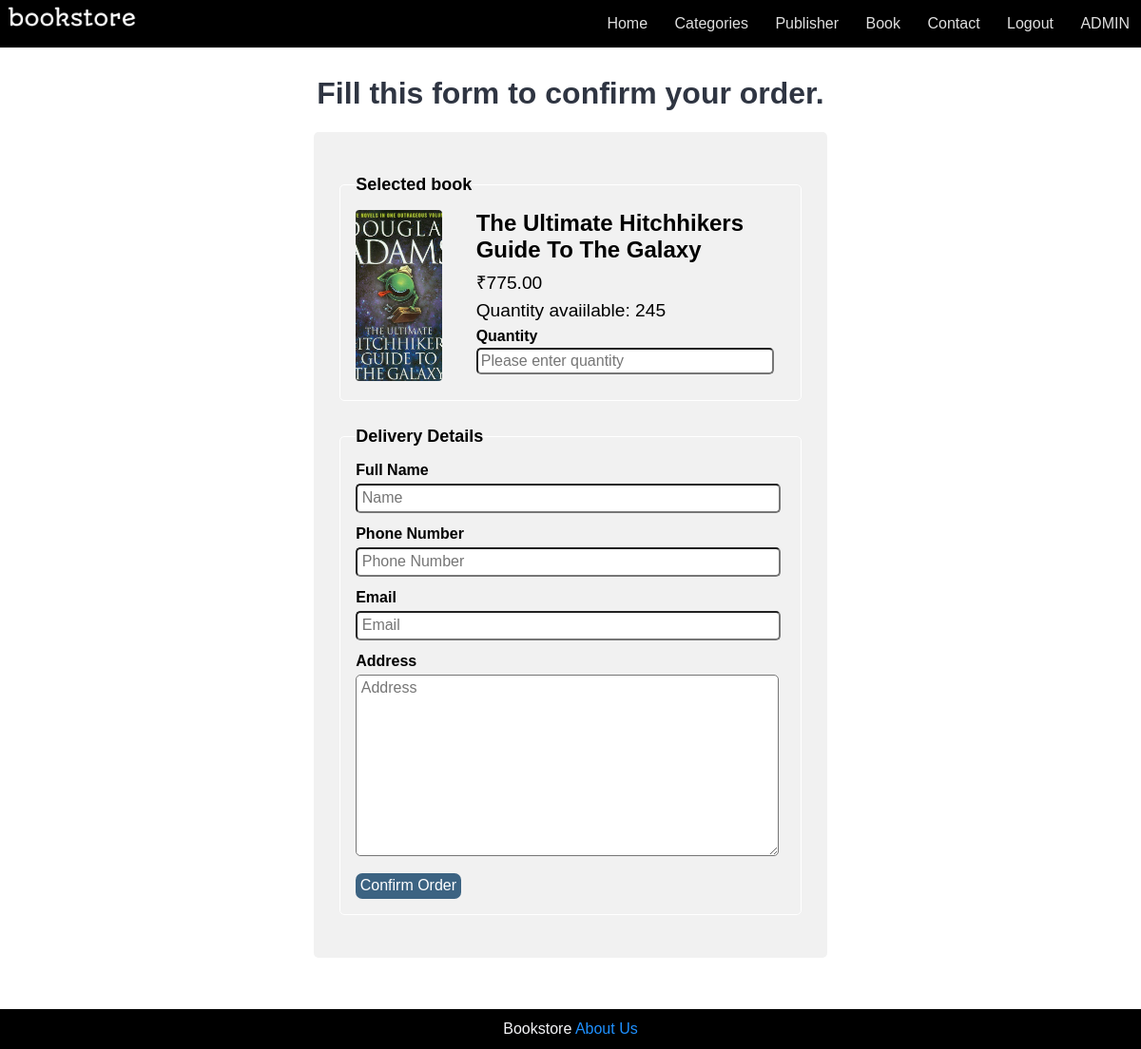
The app's page /order.php?book_id=22 (signed in) with its own data.
### tables this page shows
CREATE TABLE `tbl_book` (
  `id` int(10) UNSIGNED NOT NULL,
  `title` varchar(100) NOT NULL,
  `description` text NOT NULL,
  `price` decimal(10,2) NOT NULL,
  `qty` int(11) NOT NULL,
  `image_name` varchar(255) NOT NULL,
  `category_id` int(10) UNSIGNED NOT NULL,
  `publisher_id` int(10) UNSIGNED NOT NULL,
  `featured` varchar(10) NOT NULL,
  `active` varchar(10) NOT NULL
);

### order.php (the view, shortened to what this page needs)
<?php
    include('partials-front/menu.php');
?>
    <?php
        if(isset($_GET['book_id']))
        {
            $book_id = $_GET['book_id'];
            $sql = "SELECT * FROM tbl_book WHERE id=$book_id";
            $res = mysqli_query($conn, $sql);
            $count = mysqli_num_rows($res);
            if($count==1)
            {
                $row = mysqli_fetch_assoc($res);
                $title = $row['title'];
                $price = $row['price'];
                $qty = $row['qty'];
                $image_name = $row['image_name'];
            }
            else
            {
                header('location:'.SITEURL);
            }
        }
        else
        {
            header('location:'.SITEURL);
        }
    ?>
    <section>
        <div class="container">
            <br>
            <h2 class="text-center">Fill this form to confirm your order.</h2>
            <form action="" method="POST" class="order">
                <br>
                <fieldset>
                    <legend>Selected book</legend>
                        <div class="book-menu-img">
                            <?php
                                if($image_name=="")
                                {
                                    echo "<div class='error'>Image not Available.</div>";
                                }
                                else
                                {
                                    ?>
                                    <img src="<?php echo SITEURL; ?>images/book/<?php echo $image_name; ?>" alt="book2" class="img-book img-curve-book">
                                    <?php
                                }
                            ?>
                        </div>
                        <div class="book-menu-desc">
                            <h3><?php echo $title; ?></h3>
                            <p class="book-price">₹<?php echo $price; ?></p>
                            <p class="book-price">Quantity avaiilable: <?php echo $qty; ?></p>
                            <div class="order-label">Quantity</div>
                            <input type="number" name="qty2" placeholder = "Please enter quantity" class="input-responsive" min=1 max=<?php echo $qty; ?> required>
                        </div>
                </fieldset>
                <fieldset>
                    <legend>Delivery Details</legend>
                    <div class="order-label">Full Name</div>
                    <input type="text" name="full-name" placeholder="Name" class="input-responsive" required>
                    <div class="order-label">Phone Number</div>
                    <input type="tel" name="contact" placeholder="Phone Number" class="input-responsive" required>
                    <div class="order-label">Email</div>
                    <input type="email" name="email" placeholder="Email" class="input-responsive" required>
                    <div class="order-label">Address</div>
                    <textarea name="address" rows="10" placeholder="Address" class="input-responsive" required></textarea>
                    <input type="submit" name="submit" value="Confirm Order" class="btn btn-primary">
                </fieldset>
                <br>
            </form>
        </div>
    </section>
    <?php include('partials-front/footer.php'); ?>

### css/style.css (style rules this page uses)
* { margin: 0 0; padding: 0 0; font-family: Arial, Helvetica, sans-serif; }
.container { width: 90%; margin: 0 auto; padding: 1%; }
.img-curve-book { border-radius:4px; }
.img-book { width:100%; height: 180px; object-fit: cover; }
.text-center { text-align: center; }
.btn { padding: 1%; border: none; font-size: 1rem; border-radius: 7px; }
.btn-primary { background-color: #3c6382; color: white; cursor: pointer; }
h2 { color: #2f3542; font-size: 2rem; margin-bottom: 2%; }
h3 { font-size: 1.5rem; }
fieldset { border: 1px solid white; margin: 5%; padding: 3%; border-radius: 5px; }
.book-menu-img { width: 20%; float: left; }
.book-menu-desc { width: 70%; float: left; margin-left: 8%; }
.book-price { font-size: 1.2rem; margin: 2% 0; }
.order { width: 50%; margin: 0 auto; background-color: #f1f1f1; border-radius: 5px; }
.input-responsive { width: 96%; padding: 1%; margin-bottom: 3%; border-radius: 5px; font-size: 1rem; }
.order-label { margin-bottom: 1%; font-weight: bold; }
legend { font-weight: bold; font-size: large; }

### records on screen
tbl_book: image_name (picture), title "The Ultimate Hitchhikers Guide To The Galaxy", price "775.00", qty "245"
